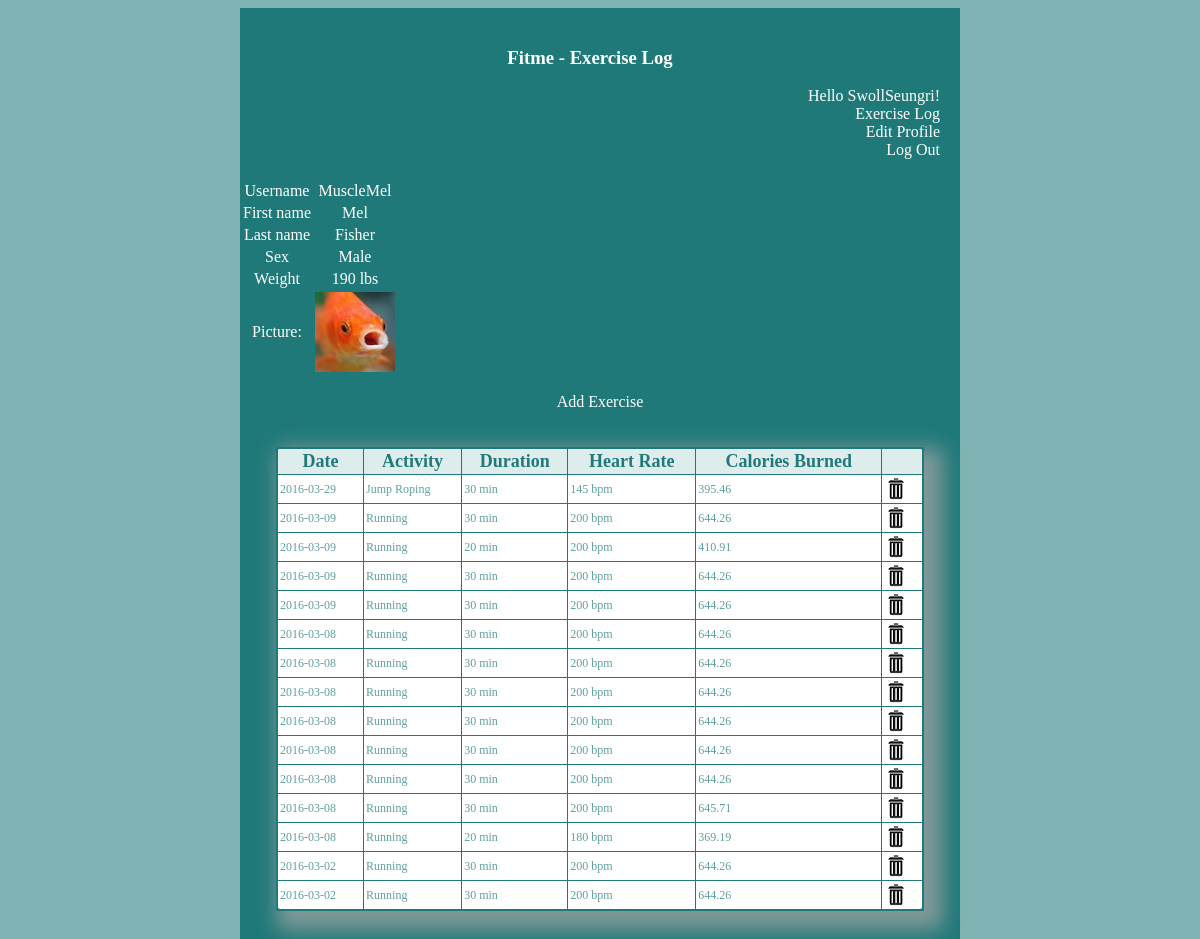
/index.php?user_id=2 (signed in), run on the app's committed database.
### tables this page shows
CREATE TABLE `exercise_user` (
  `user_id` int(11) NOT NULL AUTO_INCREMENT,
  `username` varchar(30) NOT NULL,
  `password` varchar(40) DEFAULT NULL,
  `first_name` varchar(20) NOT NULL,
  `last_name` varchar(20) NOT NULL,
  `sex` char(1) DEFAULT NULL,
  `birthdate` date NOT NULL,
  `weight` int(11) DEFAULT NULL,
  `picture` varchar(50) DEFAULT NULL,
  `join_date` timestamp NOT NULL DEFAULT CURRENT_TIMESTAMP ON UPDATE CURRENT_TIMESTAMP,
  PRIMARY KEY (`user_id`)
);

CREATE TABLE `exercise_log` (
  `id` int(11) NOT NULL AUTO_INCREMENT,
  `user_id` int(11) DEFAULT NULL,
  `date` date DEFAULT NULL,
  `type` varchar(30) NOT NULL,
  `time_in_minutes` int(4) DEFAULT NULL,
  `heart_rate` int(3) NOT NULL,
  `calories_burned` decimal(5,2) NOT NULL,
  PRIMARY KEY (`id`)
);

### index.php (the view, shortened to what this page needs)
<?php
    require_once('header.php');
    require_once('navmenu.php');
    echo '<div class="profile">';
    $dbc = mysqli_connect(DB_HOST, DB_USER, DB_PASSWORD, DB_NAME);
    if (!isset($_GET['user_id'])) {
        $query = "SELECT username, first_name, last_name, sex, birthdate, weight, picture FROM exercise_user WHERE user_id = '" . $_SESSION['user_id'] . "'";
    } else {
        $query = "SELECT username, first_name, last_name, sex, birthdate, weight, picture FROM exercise_user WHERE user_id = '" . $_GET['user_id'] . "'";
    }
    $data = mysqli_query($dbc, $query);
    if (mysqli_num_rows($data) == 1) {
        $row = mysqli_fetch_array($data);
        echo '<table>';
        if (!empty($row['username'])) {
            echo '<tr><td class="label">Username</td><td>' . $row['username'] . '</td></tr>';
        }
        if (!empty($row['first_name'])) {
            echo '<tr><td class="label">First name</td><td>' . $row['first_name'] . '</td></tr>';
        }
        if (!empty($row['last_name'])) {
            echo '<tr><td class="label">Last name</td><td>' . $row['last_name'] . '</td></tr>';
        }
        if (!empty($row['sex'])) {
            echo '<tr><td class="label">Sex</td><td>';
            if ($row['sex'] == 'M') {
                echo 'Male';
            }
            else if ($row['sex'] == 'F') {
                echo 'Female';
            } else {
                echo '?';
            }
            echo '</td></tr>';
        }
        if (!empty($row['weight'])) {
            echo '<tr><td class="label">Weight</td><td>' . $row['weight'] . ' lbs</td>';
        }
        if (!empty($row['picture'])) {
            echo '<tr><td class="label">Picture:</td><td><img src="' . MM_UPLOADPATH . $row['picture'] .
              '" alt="Profile Picture" /></td></tr>';
        }
        echo '</table>';
        $dbc = mysqli_connect(DB_HOST, DB_USER, DB_PASSWORD, DB_NAME);
        $query = "SELECT * FROM exercise_log WHERE user_id = " . $_SESSION['user_id'] . " ORDER BY date DESC";
        $data = mysqli_query($dbc, $query);
        if (empty($row['birthdate']) || empty($row['weight'])) {
            echo '<p>You are missing some important information needed to create your log!<br />To start adding exercises, <a href="editprofile.php">Edit Your Profile</a>.</p>';
        } else if (mysqli_num_rows($data) > 0) {
            $count = 1;
            echo '<br /><a href="addexercise.php">Add Exercise</a><br />';
            echo '<div class="generatecss_dot_com_table"><table><tr><td>Date</td><td>Activity</td><td>Duration</td><td>Heart Rate</td><td>Calories Burned</td><td></td></tr>';
            while (($row = mysqli_fetch_array($data)) && ($count <= 15)) {
                $count++;
                echo '<tr><td>' . $row['date'] . '</td><td>' . $row['type'] . '</td>' .
                        '<td>' . $row['time_in_minutes'] . ' min</td><td>' . $row['heart_rate'] .
                        ' bpm</td><td>' . $row['calories_burned'] .
                        '</td><td><a href="delete.php?id=' . $row['id'] . '&amp;date=' . $row['date'] .
                        '&amp;time_in_minutes=' . $row['time_in_minutes'] . '&amp;type=' . $row['type'] .
                        '&amp;heart_rate=' . $row['heart_rate'] . '&amp;calories_burned=' . $row['calories_burned'] .
                        '"><img src="images\trash.png" /></a></td></tr>';
            }
            echo '</table></div>';
        } else {
                echo 'You have not logged any exercises yet. Would you like to <a href="addexercise.php">log an exercise?</a>';
        }
    } else {
        echo '<p class="error">There was a problem accessing your profile.</p>';
    }
    echo '</div>';
?>

### style.css (style rules this page uses)
body { margin-right: 20%; margin-left: 20%; font-family: tahoma; color: white; background-color: #80b3b3; padding: 0%; }
a { color: white; text-decoration: none; }
.generatecss_dot_com_table { margin: 36px; box-shadow: 10px 10px 20px 9px #809999; border: 2px solid #207979; -moz-border-radius-bottomleft: 2px; -webkit-border-bottom-left-radius: 2px; border-bottom-left-radius: 2px; -moz-border-radius-bottomright: 2px; -webkit-border-bottom-right-radius: 2px; border-bottom-right-radius: 2px; -moz-border-radius-topright: 2px; -webkit-border-top-right-radius: 2px; border-top-right-radius: 2px; -moz-border-radius-topleft: 2px; -webkit-border-top-left-radius: 2px; border-top-left-radius: 2px; }
.generatecss_dot_com_table table { margin: 0px; padding: 0px; border-collapse: collapse; border-spacing: 0; width: 100%; height: 100%; }
.generatecss_dot_com_table tr:last-child td:last-child { -moz-border-radius-bottomright: 2px; -webkit-border-bottom-right-radius: 2px; border-bottom-right-radius: 2px; }
.generatecss_dot_com_table table tr:first-child td:first-child { -moz-border-radius-topleft: 2px; -webkit-border-top-left-radius: 2px; border-top-left-radius: 2px; }
.generatecss_dot_com_table table tr:first-child td:last-child { -moz-border-radius-topright: 2px; -webkit-border-top-right-radius: 2px; border-top-right-radius: 2px; }
.generatecss_dot_com_table tr:last-child td:first-child { -moz-border-radius-bottomleft: 2px; -webkit-border-bottom-left-radius: 2px; border-bottom-left-radius: 2px; }
.generatecss_dot_com_table tr:nth-child(odd) { background-color: #ffffff; }
.generatecss_dot_com_table tr:nth-child(even) { background-color: #ffffff; }
.generatecss_dot_com_table td { vertical-align:middle; border:2px solid #207979; border-width: 0px 1px 1px 0px; text-align: left; padding: 2px; font-size: 12px; font-family: Tahoma; color: #609f9f; }
.generatecss_dot_com_table tr:last-child td { border-width: 0px 1px 0px 0px; }
.generatecss_dot_com_table tr td:last-child { border-width: 0px 0px 1px 0px; }
.generatecss_dot_com_table tr:last-child td:last-child { border-width: 0px 0px 0px 0px; }
.generatecss_dot_com_table tr:first-child td { background:-o-linear-gradient(bottom, #dfecec 5%, #dfecec 100%); background:-webkit-gradient(linear, left top, left bottom, color-stop(0.05, #dfecec), color-stop(1, #dfecec)); background:-moz-linear-gradient(center top, #dfecec 5%, #dfecec 100%); filter:progid:DXImageTransform.Microsoft.gradient(startColorstr="#dfecec", endColorstr="#dfecec"); background: -o-linear-gradient(top,#dfecec, #dfecec); background-color: #dfecec; border: 2px solid #207979; text-align: center; border-width: 0px 0px 1px 1px; font-size: 18px; font-family: Tahoma; color: #207979; font-weight: bold; }
.generatecss_dot_com_table tr:first-child td:first-child { border-width: 0px 0px 1px 0px; }
.generatecss_dot_com_table tr:first-child td:last-child { border-width: 0px 0px 1px 1px; }

### data on the page
exercise_user: username "MuscleMel", first_name "Mel", last_name "Fisher", weight "190", picture (picture)
exercise_log: date "2016-03-29", type "Jump Roping", time_in_minutes "30", heart_rate "145", calories_burned "395.46"
exercise_log: date "2016-03-09", type "Running", time_in_minutes "30", heart_rate "200", calories_burned "644.26"
exercise_log: date "2016-03-09", type "Running", time_in_minutes "20", heart_rate "200", calories_burned "410.91"
exercise_log: date "2016-03-09", type "Running", time_in_minutes "30", heart_rate "200", calories_burned "644.26"
exercise_log: date "2016-03-09", type "Running", time_in_minutes "30", heart_rate "200", calories_burned "644.26"
exercise_log: date "2016-03-08", type "Running", time_in_minutes "30", heart_rate "200", calories_burned "644.26"
exercise_log: date "2016-03-08", type "Running", time_in_minutes "30", heart_rate "200", calories_burned "644.26"
exercise_log: date "2016-03-08", type "Running", time_in_minutes "30", heart_rate "200", calories_burned "644.26"
exercise_log: date "2016-03-08", type "Running", time_in_minutes "30", heart_rate "200", calories_burned "644.26"
exercise_log: date "2016-03-08", type "Running", time_in_minutes "30", heart_rate "200", calories_burned "644.26"
exercise_log: date "2016-03-08", type "Running", time_in_minutes "30", heart_rate "200", calories_burned "644.26"
exercise_log: date "2016-03-08", type "Running", time_in_minutes "30", heart_rate "200", calories_burned "645.71"
exercise_log: date "2016-03-08", type "Running", time_in_minutes "20", heart_rate "180", calories_burned "369.19"
exercise_log: date "2016-03-02", type "Running", time_in_minutes "30", heart_rate "200", calories_burned "644.26"
exercise_log: date "2016-03-02", type "Running", time_in_minutes "30", heart_rate "200", calories_burned "644.26"

### other printed values
$page_title "Exercise Log"
$_SESSION['username'] "SwollSeungri"
